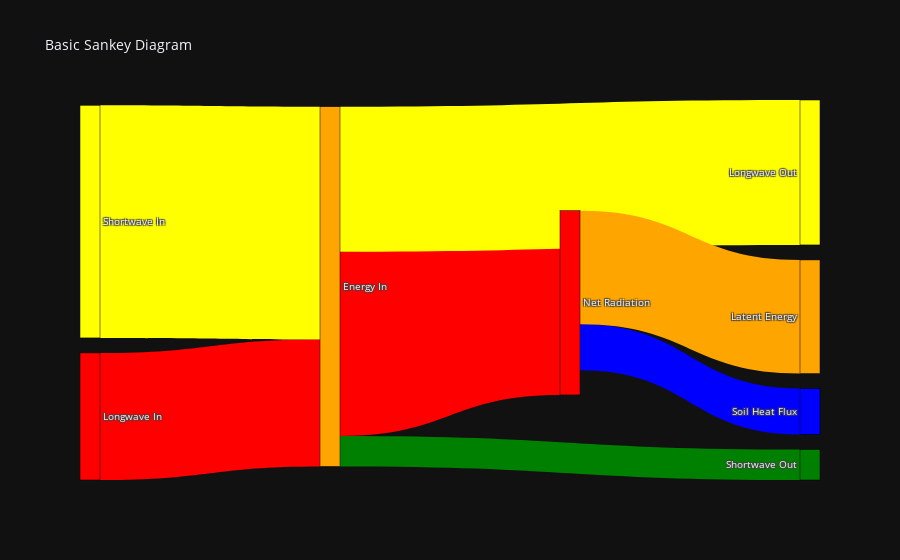

The code cell stored with this chart in its notebook:
### Code cell
import plotly.graph_objects as go

dt_tm = pd.to_datetime('2024-07-15 11:00')
lwin  = data.loc[dt_tm,'LW_IN']
lwout = data.loc[dt_tm,'LW_OUT']
swin = data.loc[dt_tm,'SW_IN']
swout = data.loc[dt_tm,'SW_OUT']
shf = data.loc[dt_tm,'G']
le = data.loc[dt_tm,'LE']
h = data.loc[dt_tm,'H']
netrad = data.loc[dt_tm,'NETRAD']


import plotly.graph_objects as go

fig = go.Figure(data=[go.Sankey(
    node = dict(
        pad = 15,
        thickness = 20,
        line = dict(color = "black", width = 0.5),
        label = ["Longwave In", "Shortwave In","Energy In", "Net Radiation","Longwave Out", "Shortwave Out","Soil Heat Flux","Latent Energy","Sensible Heat"],
        color = ['red','yellow','orange','red','yellow','green','blue','orange']
    ),
    link = dict(
        source = [0,1,2,2,2,3,3,3,], # indices correspond to labels, eg A1, A2, A1, B1, ...
        target = [2,2,3,4,5,6,7,8,],
        value = [lwin,swin,netrad,lwout,swout,shf,le,h],
        color = ['red','yellow','red','yellow','green','blue','orange']
    ))])

fig.update_layout(title_text="Basic Sankey Diagram", font_size=10)
fig.show()

### Figure 1 — Plotly figure (JSON) as saved in the notebook; plotly's stock layout.template omitted (floating-point values rounded to 4 significant figures)
{"data": [{"link": {"color": ["red", "yellow", "red", "yellow", "green", "blue", "orange"], "source": [0, 1, 2, 2, 2, 3, 3, 3], "target": [2, 2, 3, 4, 5, 6, 7, 8], "value": [416.2, 762.0, 603.5, 474.7, 100.0, 150.2, 372.2, -15.36]}, "node": {"color": ["red", "yellow", "orange", "red", "yellow", "green", "blue", "orange"], "label": ["Longwave In", "Shortwave In", "Energy In", "Net Radiation", "Longwave Out", "Shortwave Out", "Soil Heat Flux", "Latent Energy", "Sensible Heat"], "line": {"color": "black", "width": 0.5}, "pad": 15, "thickness": 20}, "type": "sankey"}], "layout": {"autosize": true, "font": {"size": 10}, "title": {"text": "Basic Sankey Diagram"}}}
